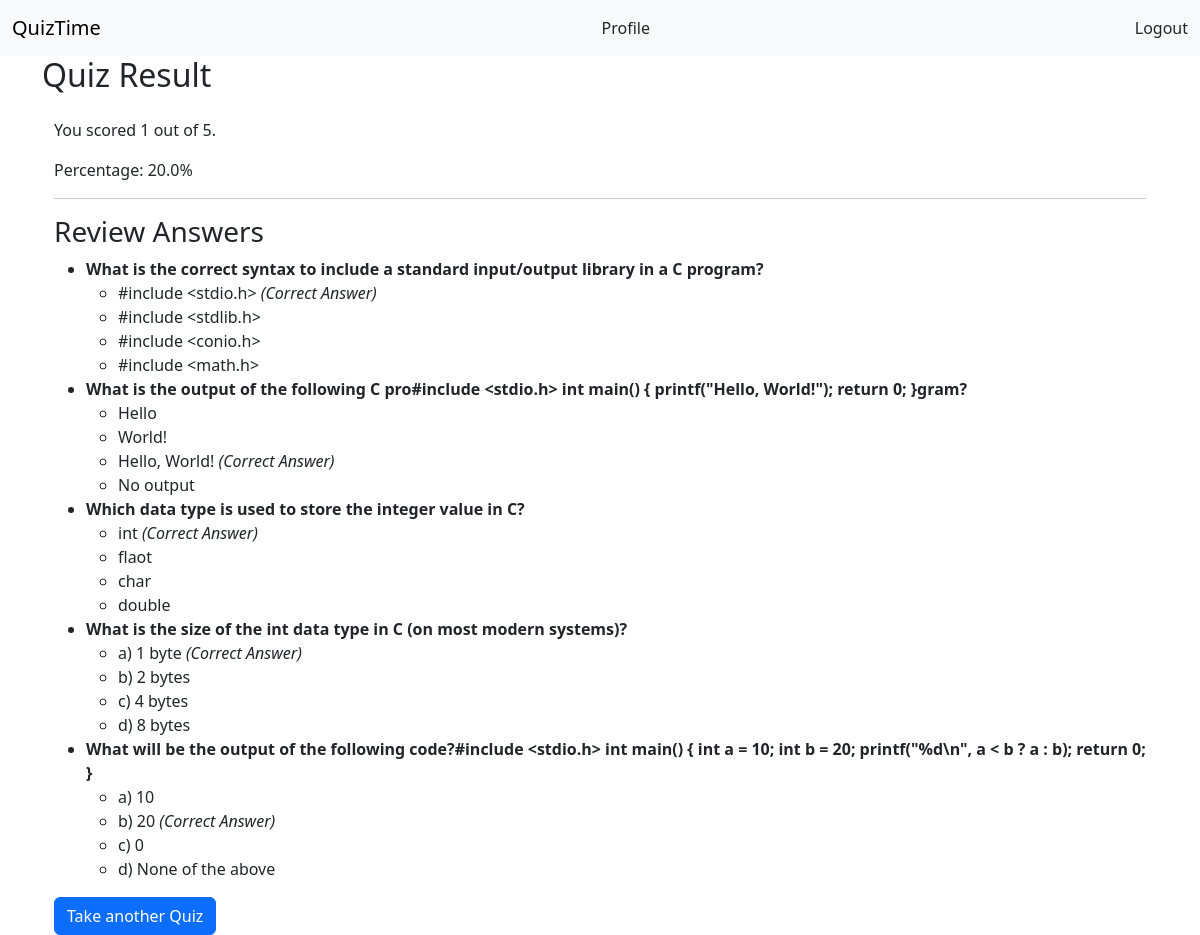
The page /quiz_result/1/1/ (signed in) on the database its author committed.
### AppQuiz/models.py (models this page shows, shortened)
class Quiz(models.Model):
    LEVELS_CHOICES = [
        ('easy', 'Easy'),
        ('medium', 'Medium'),
        ('advanced', 'Advanced'),
    ]
    title = CharField(max_length=100)
    category = ForeignKey(
        'Category',
        on_delete=CASCADE,
        related_name='quizzes'
        )
    level = CharField(max_length=10, choices=LEVELS_CHOICES)
    created_at = models.DateTimeField(auto_now_add=True)

class Question(models.Model):
    quiz = models.ForeignKey(
        Quiz,
        on_delete=models.CASCADE,
        related_name='questions'
        )
    text = models.CharField(max_length=255)

class Choice(models.Model):
    question = models.ForeignKey(
        Question,
        on_delete=models.CASCADE,
        related_name='choices'
        )
    text = models.CharField(max_length=255)
    is_correct = models.BooleanField(default=False)

### AppQuiz/views.py (the view, shortened to what this page needs)
# urls.py: path('quiz_result/<int:quiz_id>/<int:score>/', views.quiz_result, name='quiz_result'),
@login_required
def quiz_result(request, quiz_id, score=None):
    quiz = get_object_or_404(Quiz, id=quiz_id)
    category_id = quiz.category.id
    questions = quiz.questions.all()
    total_questions = questions.count()
    user = request.user
    percentage = (score / questions.count()) * 100 if total_questions > 0 else 0
    category_id = quiz.category.id
    return render(
        request,
        'quiz_result.html',
        {
            'quiz': quiz,
            'score': score,
            'category_id': category_id,
            'percentage': percentage,
            'questions': questions
            }
    )

### AppQuiz/templates/quiz_result.html (shortened to what this page needs)
{% extends 'base.html' %}
{% block content %}
<h2>Quiz Result</h2>
<div class="container mt-4">
    <p>You scored {{ score }} out of {{ quiz.questions.count }}.</p>
    <p>Percentage: {{ percentage }}%</p>
    <hr>
    <h3>Review Answers</h3>
    <ul>
        {% for question in questions %}
        <li>
            <strong>{{ question.text }}</strong>
            <ul>
                {% for choice in question.choices.all %}
                <li>
                    {{ choice.text }}
                    {% if choice.is_correct %}<em>(Correct Answer)</em>{% endif %}
                </li>
                {% endfor %}
            </ul>
        </li>
        {% endfor %}
    </ul>
    <a href="{% url 'quiz_list' category_id %}" class="btn btn-primary">Take another Quiz</a>
</div>
{% endblock %}

### rows shown on the page
Quiz: questions.count "5"
Question: text "What is the correct syntax to include a standard input/output library in a C program?"
Choice: text "#include <stdio.h>", is_correct "(Correct Answer)"
Choice: text "#include <stdlib.h>"
Choice: text "#include <conio.h>"
Choice: text "#include <math.h>"
Question: text "What is the output of the following C pro#include <stdio.h> int main() { printf(\"Hello, World!\"); return 0; }gram?"
Choice: text "Hello"
Choice: text "World!"
Choice: text "Hello, World!", is_correct "(Correct Answer)"
Choice: text "No output"
Question: text "Which data type is used to store the integer value in C?"
Choice: text "int", is_correct "(Correct Answer)"
Choice: text "flaot"
Choice: text "char"
Choice: text "double"
Question: text "What is the size of the int data type in C (on most modern systems)?"
Choice: text "a) 1 byte", is_correct "(Correct Answer)"
Choice: text "b) 2 bytes"
Choice: text "c) 4 bytes"
Choice: text "d) 8 bytes"
Question: text "What will be the output of the following code?#include <stdio.h> int main() { int a = 10; int b = 20; printf(\"%d\\n\", a < b ? a : b); return 0; }"
Choice: text "a) 10"
Choice: text "b) 20", is_correct "(Correct Answer)"
Choice: text "c) 0"
Choice: text "d) None of the above"

### other values the page prints
{{ score }} "1"
{{ percentage }} "20.0"
